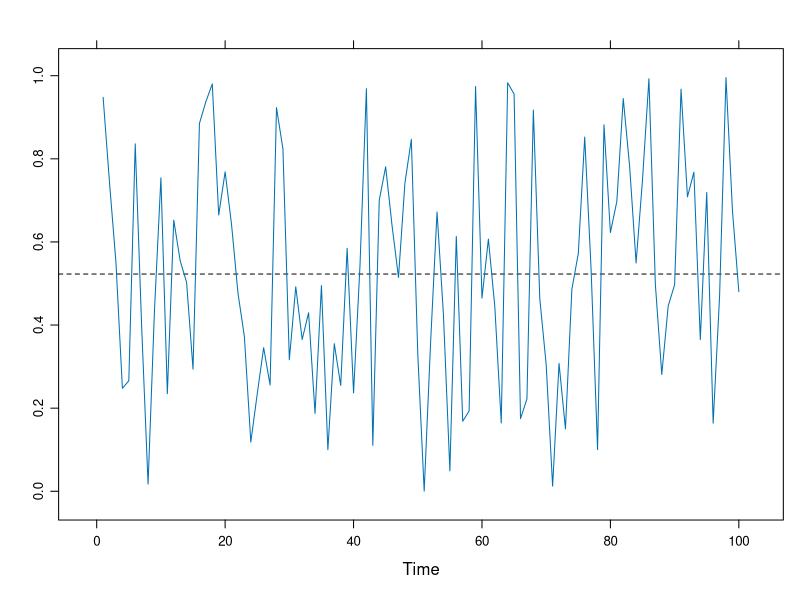

Source code (R):
## ---- chunk 1
library(lattice)
tstest <- ts(runif(100))

lattice::xyplot(tstest,
                panel = function(x, y, ...) {
                  panel.abline(h = mean(y), lty = 2)
                  panel.xyplot(x, y, ...)
                })
